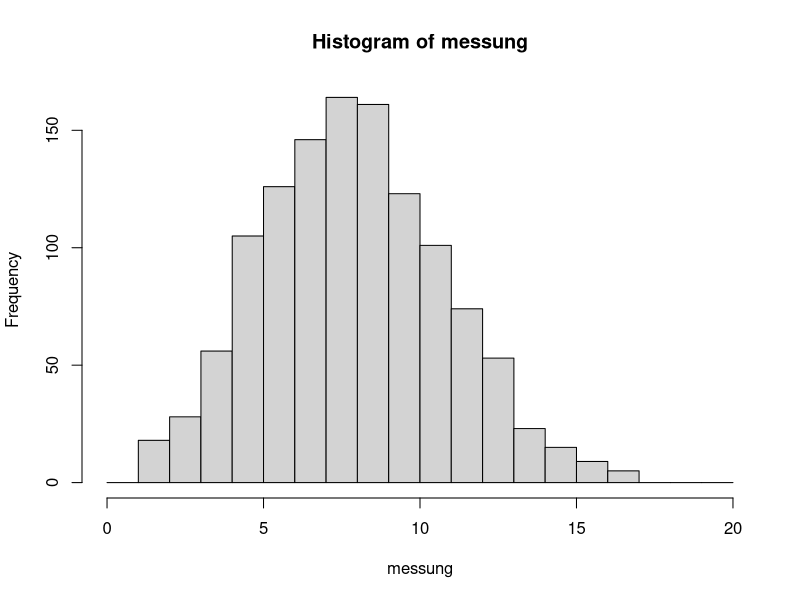
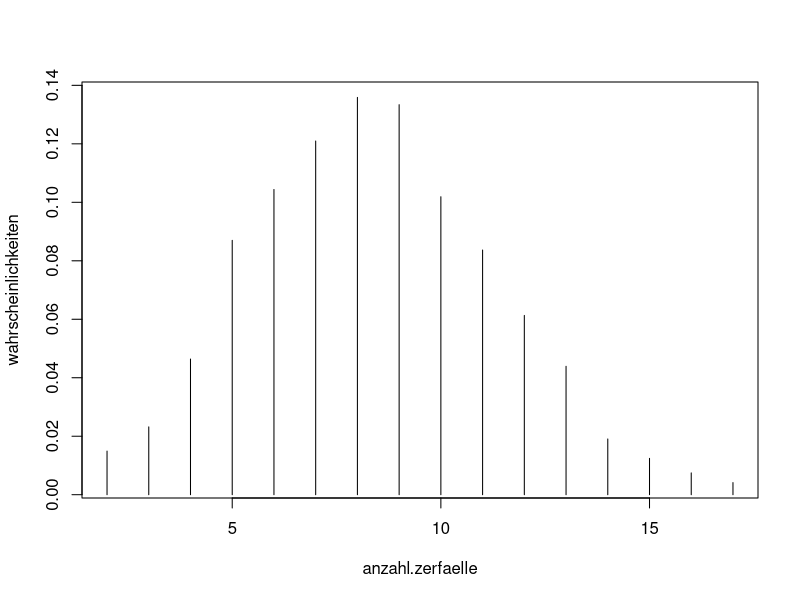
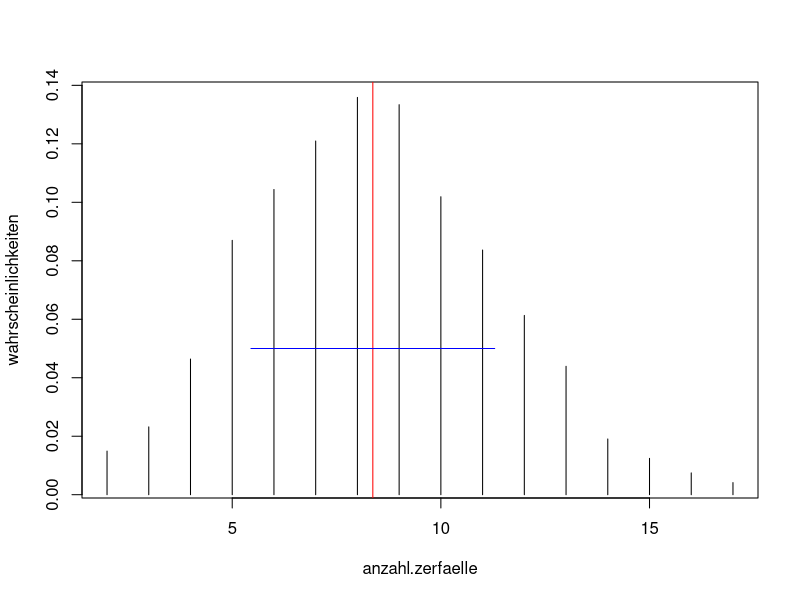

These figures' R source, in order: (Note: this script raises an error after producing the figures.)
##### Serie 10

# 1a)
anzahl.zerfaelle <- c(2:17)
anzahl.beobachtungen <- c(18, 28, 56, 105, 126, 146, 164, 161, 123, 101, 74, 53, 23, 15, 9, 5)
zerfaelle.total <- sum(anzahl.zerfaelle*anzahl.beobachtungen)

# 1b)
messung <- rep(anzahl.zerfaelle, anzahl.beobachtungen)
hist(messung, breaks=c(0:20)) # einfache variante (17 zerfälle 5 mal gemessen)
# luxus-variante
# hist(messung, breaks=c(0, anzahl.zerfaelle[-16], 25)

# 1c)
# genau wie bei 1b) ???

# 1d)
wahrscheinlichkeiten <- anzahl.beobachtungen/sum(anzahl.beobachtungen)
plot(anzahl.zerfaelle, wahrscheinlichkeiten, type='h')

# 1e)
mittel <- mean(messung)
standardabweichung <- sd(messung)
plot(anzahl.zerfaelle, wahrscheinlichkeiten, type='h')
abline(v=mittel, col="red") # arithmetisches Mittel eintragen
lines(x=c(mittel-standardabweichung, mittel+standardabweichung), y=c(0.05, 0.05), col="blue")# bereich der standardabweichung eintragen

# 1f)
plot(sort(messung), (1:n)/n, type='s')

# machen später weiter an der aufgabe

##### Aufgabe 2

Erwartungswert <- 32
Standardabweichung <- 6

# 2a)
plot(10:60, dnorm(x=10:60, mean=Erwartungswert, sd=Standardabweichung), type='l')
abline(v=26, col='red')
abline(v=38, col='red')

# 2b)
# ich hätte einfach folgendes gemacht
pnorm(q=40, mean=Erwartungswert, sd=Standardabweichung)
# was genau mit der "standardisierten Zufallsvariablen Z" sein soll? K.A.!!!

# 2c)
pnorm(q=27, mean=Erwartungswert, sd=Standardabweichung)

# 2d)
qnorm(p=0.975, mean=Erwartungswert, sd=Standardabweichung)


